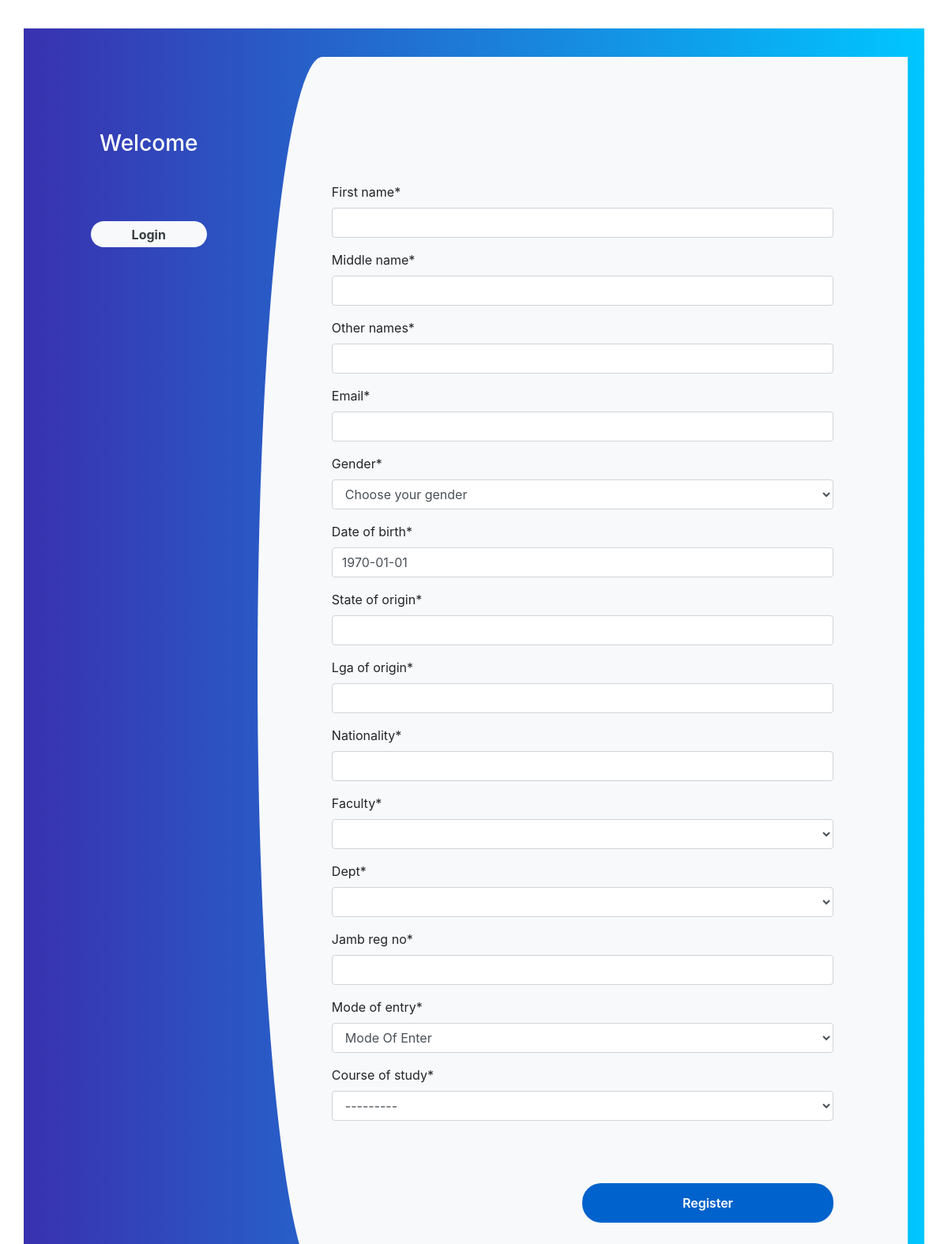
/users/register/, run on an earlier commit of the app's database.
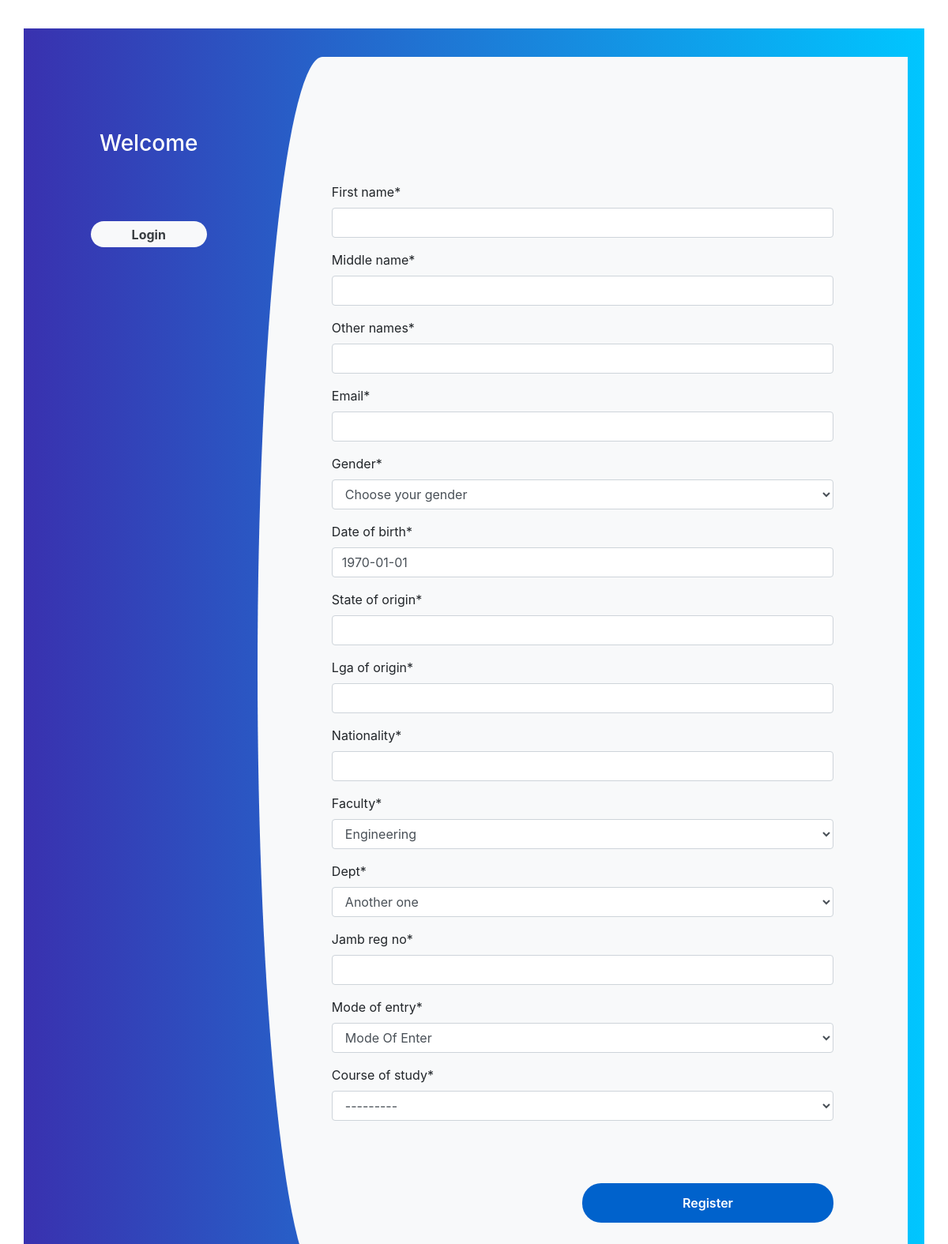
And on a later commit of the database.
### administrator/models.py (models this page shows)
class Faculty(models.Model):
	faculty = models.CharField(max_length=100)
	def __str__ (self):
		return self.faculty

### users/views.py (the view)
# urls.py: path('register/', views.register, name='register'),
def register(request):
	if request.method == 'POST':
		form = CustomUserForm(request.POST or None. request.FILES or None)
		if form.is_valid():
			username = ''.join(random.choice(string.ascii_uppercase + string.digits) for _ in range(12))
			password = ''.join(random.choice(string.ascii_uppercase + string.digits) for _ in range(12))
			email = form.cleaned_data['email']
			user = User.objects.create_user(username=username, password=password, email=email)
			data = form.save(commit=False)
			data.user = user
			data.password = password
			data.save()
			print(data)
			context = {'username':username, 'password':password}
			return render(request, 'users/register_success.html', context)
	else:
		form = CustomUserForm()
	context = {'form':form}
	return render(request, 'users/register.html', context)

### users/forms.py
class CustomUserForm(forms.ModelForm):
	class Meta:
		model  = CustomUser
		exclude = ['user', 'admitted', 'password']

### administrator/models.py (called while the page is built)
	def __str__ (self):
		return self.department

### templates/users/register.html (shortened to what this page needs)
{% extends 'users/base.html' %}
{% load staticfiles %}
{% load crispy_forms_tags %}
{% block body %}
<div class="container register">
                <div class="row">
                    <div class="col-md-3 register-left">
                        <h3>Welcome</h3>
                        <input type="submit" name="" value="Login"/><br/>
                    </div>
                    <div class="col-md-9 register-right">
                        <div class="tab-content" id="myTabContent">
                            <div class="tab-pane fade show active" id="home" role="tabpanel" aria-labelledby="home-tab">
                                <div class="row register-form">
                                    <div class="col-md-12">
                                        <form method="POST"  enctype='multipart/form-data'> {% csrf_token %}
                                        {{form|crispy}}
                                         <input type="submit" class="btnRegister"  value="Register"/>
                                         </form>
                                    </div>
                                </div>
                            </div>
                        </div>
                    </div>
                </div>
            </div>
</body>
</html>
{% endblock %}

What changed in the data, as far as the page shows it:
added Faculty: faculty "Engineering"
Also different on the page:
form field dept: (not shown) → "Another one"
